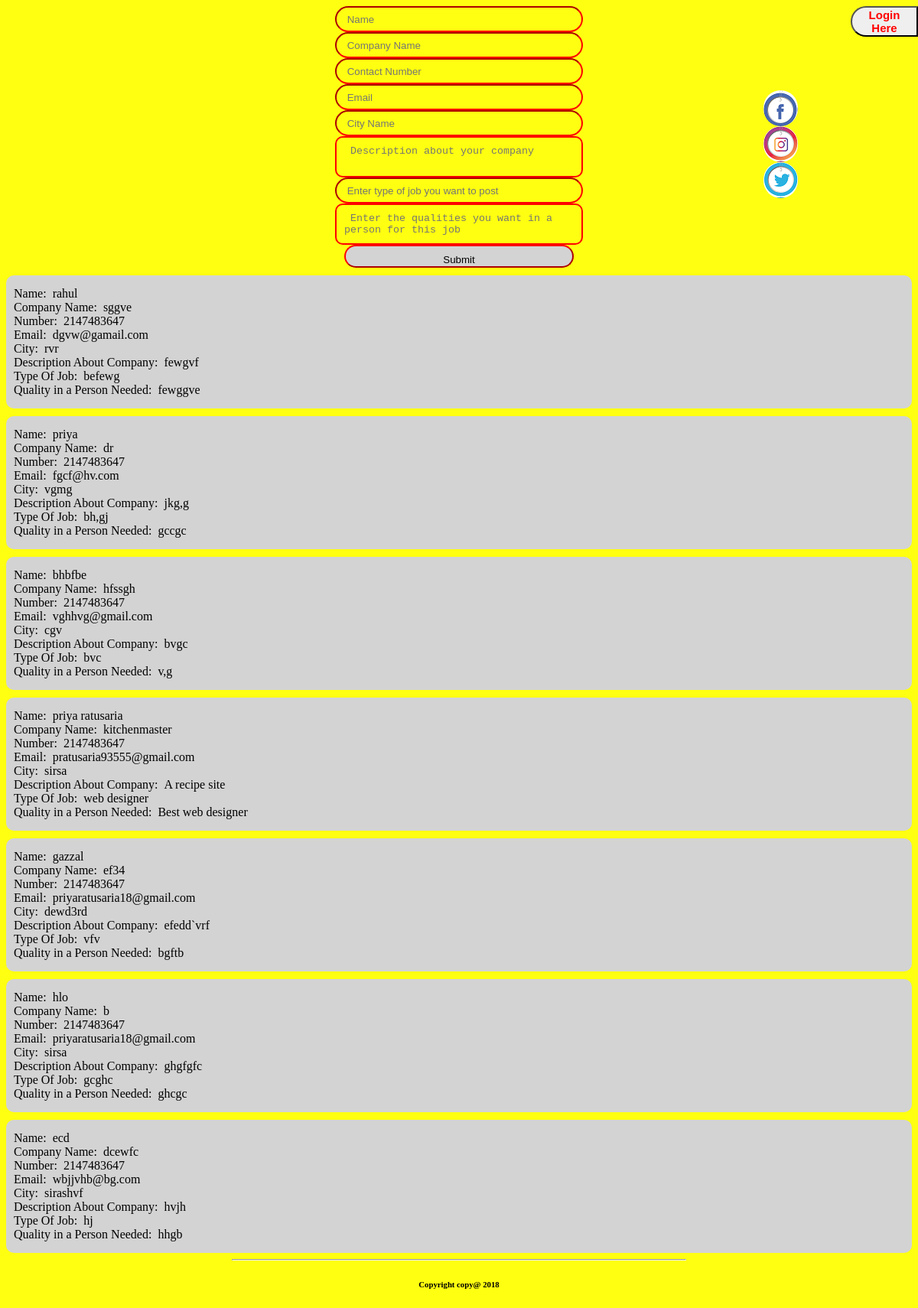
The app's page /recruiters.php with its own data.
### tables this page shows
CREATE TABLE `recruiter` (
  `id` int(10) NOT NULL,
  `name` varchar(20) NOT NULL,
  `companyname` varchar(20) NOT NULL,
  `contactnumber` int(10) NOT NULL,
  `email` varchar(40) NOT NULL,
  `cityname` varchar(20) NOT NULL,
  `description` varchar(200) NOT NULL,
  `jobtype` varchar(30) NOT NULL,
  `personquality` varchar(200) NOT NULL
);

### recruiters.php (the view, shortened to what this page needs)
<?php
function getcomments()
{
$conn = mysqli_connect('localhost','root','','register');
$sql="SELECT * FROM recruiter";
$result = mysqli_query($conn,$sql);
while($row=$result->fetch_assoc())
{
echo "<div class='commentbox'>";
echo "Name:&nbsp&nbsp".$row['name']."<br>";
echo "Company Name:&nbsp&nbsp".$row['companyname']."<br>";
echo "Number:&nbsp&nbsp".$row['contactnumber']."<br>";
echo "Email:&nbsp&nbsp".$row['email']."<br>";
echo "City:&nbsp&nbsp".$row['cityname']."<br>";
echo "Description About Company:&nbsp&nbsp".$row['description']."<br>";
echo "Type Of Job:&nbsp&nbsp".$row['jobtype']."<br>";
echo "Quality in a Person Needed:&nbsp&nbsp".$row['personquality'];
echo "</div>";
}
}
?>
<!DOCTYPE html PUBLIC "-//W3C//DTD XHTML 1.0 Transitional//EN" "http://www.w3.org/TR/xhtml1/DTD/xhtml1-transitional.dtd">
<html xmlns="http://www.w3.org/1999/xhtml">
<head>
</head>
<body style="background-color:#ffff11;">
<a href="login.php" style="float:right; height:30px; width:80px;"><button style="border-radius:30px 0px 0px 30px; color:red; position:fixed; font-size:15px;"><b>Login Here</b></button></a>
<div style="position:fixed;">
<div class="socialmedia1">
<a href="https://www.facebook.com/" target="_blank"><svg width="45px" height="47px"><circle fill="green"></circle></svg></a>
</div>
<div class="socialmedia2">
<a href="https://www.instagram.com/" target="_blank"><svg width="45px" height="47px"><circle fill="green"></circle></svg></a>
</div>
<div class="socialmedia3">
<a href="https://www.twitter.com/" target="_blank"><svg width="45px" height="47px"><circle fill="green"></circle></svg></a>
</div>
</div>
<center>
<form method='post' action='#'>
&nbsp&nbsp&nbsp&nbsp&nbsp&nbsp&nbsp&nbsp&nbsp&nbsp&nbsp&nbsp&nbsp&nbsp&nbsp&nbsp&nbsp&nbsp&nbsp&nbsp<input type='text' name='name' placeholder=' Name' required /><br />
<input type='text' name='companyname' placeholder=' Company Name' required /><br />
<input type='text' name='contactnumber' placeholder=' Contact Number' minlength='10' maxlength='10' required /><br />
<input type='email' name='email' placeholder=' Email' required /><br />
<input type='text' name='city' placeholder=' City Name' required /><br />
<textarea name='description' placeholder=' Description about your company' required ></textarea><br />
<input type='text' name='jobtype' placeholder=' Enter type of job you want to post' name='jobtype' required /><br />
<textarea name='personquality' placeholder=' Enter the qualities you want in a person for this job' required ></textarea><br />
<input type='submit' class="postjob" name='postjob' />
</form>
</center>
<?php
getcomments();
?>
<?php
require ('copyright.php');
?>
</body>
</html>

### copyright.php (shortened to what this page needs)
<!DOCTYPE html PUBLIC "-//W3C//DTD XHTML 1.0 Transitional//EN" "http://www.w3.org/TR/xhtml1/DTD/xhtml1-transitional.dtd">
<html xmlns="http://www.w3.org/1999/xhtml">
<head>
</head>
<body background="grey">
<div class="box">
<hr />
<center><h6>Copyright copy@ 2018</h6></center>
</div>
</body>
</html>

### recruiters.php (style rules this page uses)
input { width:300px; height:10px; padding:10px; border-color:red; background:transparent; border-radius:20px; }
textarea { resize:none; width:300px; height:30px; padding:10px; border:solid 2px red; border-radius:10px; background:transparent; }
input[type=submit] { background-color:lightgrey; height:30px; }
.socialmedia1 { height:47px; width:45px; border-radius:30px; background:transparent url('facebook0.png'); position:relative; top:110px; left:990px; }
.socialmedia2 { height:47px; width:45px; border-radius:30px; background:transparent url('insta0.png'); position:relative; top:110px; left:990px; }
.socialmedia3 { height:47px; width:45px; border-radius:30px; background:transparent url('twitter0.png'); position:relative; top:110px; left:990px; }
.commentbox { margin-top:10px; padding-top:15px; padding-left:10px; background-color:lightgrey; border-radius:10px; padding-bottom:15px; }

### copyright.php (style rules this page uses)
hr { width:50%; }

### records on screen
recruiter: name "rahul", companyname "sggve", contactnumber "2147483647", email "dgvw@gamail.com", cityname "rvr", description "fewgvf", jobtype "befewg", personquality "fewggve"
recruiter: name "priya", companyname "dr", contactnumber "2147483647", email "fgcf@hv.com", cityname "vgmg", description "jkg,g", jobtype "bh,gj", personquality "gccgc"
recruiter: name "bhbfbe", companyname "hfssgh", contactnumber "2147483647", email "vghhvg@gmail.com", cityname "cgv", description "bvgc", jobtype "bvc", personquality "v,g"
recruiter: name "priya ratusaria", companyname "kitchenmaster", contactnumber "2147483647", email "pratusaria93555@gmail.com", cityname "sirsa", description "A recipe site", jobtype "web designer", personquality "Best web designer"
recruiter: name "gazzal", companyname "ef34", contactnumber "2147483647", email "priyaratusaria18@gmail.com", cityname "dewd3rd", description "efedd`vrf", jobtype "vfv", personquality "bgftb"
recruiter: name "hlo", companyname "b", contactnumber "2147483647", email "priyaratusaria18@gmail.com", cityname "sirsa", description "ghgfgfc", jobtype "gcghc", personquality "ghcgc"
recruiter: name "ecd", companyname "dcewfc", contactnumber "2147483647", email "wbjjvhb@bg.com", cityname "sirashvf", description "hvjh", jobtype "hj", personquality "hhgb"
